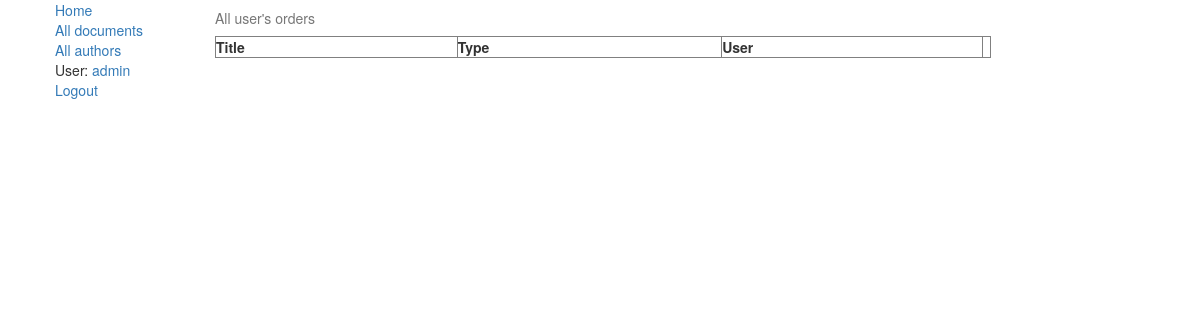
/library/orders/ (signed in), run on an earlier commit of the app's database.
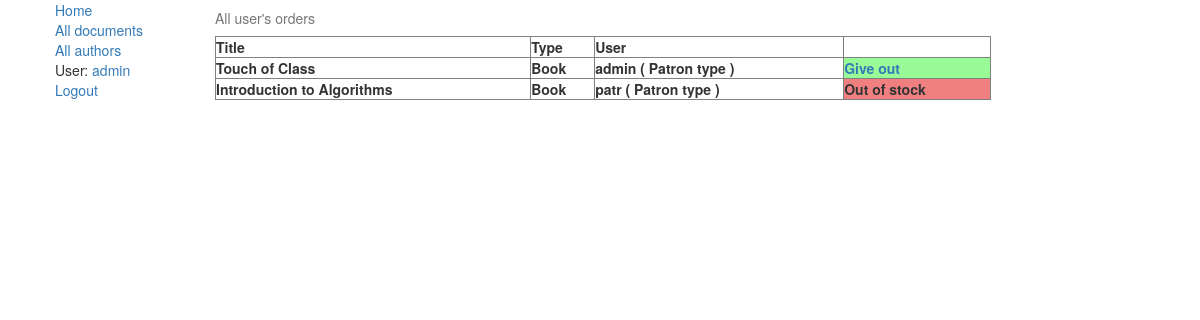
And on a later commit of the database.
### library/models.py (models this page shows, shortened)
class WishList(models.Model):
    user = models.ForeignKey('auth.User', on_delete=models.CASCADE, null=True)
    document = models.ForeignKey('Document', on_delete=models.CASCADE, null=True)
    timestamp = models.DateTimeField(auto_now=True)
    executed = models.BooleanField(default=False)

class Document(models.Model):
    title = models.CharField(max_length=100)
    authors = models.ManyToManyField('Author', help_text='Select authors')
    description = models.TextField(max_length=1000, help_text="Enter a description of the document")
    type = models.ForeignKey('DocType', on_delete=models.SET_NULL, null=True)
    tags = models.ManyToManyField('Tag', help_text="Select tags")
    quantity = models.IntegerField(null=True)
    bestseller = models.BooleanField(default=False)

class DocType(models.Model):
    name = models.CharField(max_length=50, help_text="Document type name")
    fields = models.CharField(max_length=1000, blank=True,
                              help_text="Fields labels separated with semicolon. Max: 5")
    max_days = models.IntegerField(help_text='Maximum days for loan in regular case', null=True)
    max_days_bestseller = models.IntegerField(help_text='Maximum days for loan if document is bestseller', null=True)
    max_days_privileges = models.IntegerField(help_text='Maximum days for loan for privileged patrons', null=True)
    class Meta:
        verbose_name = "Document Type"
        verbose_name_plural = "Documents' Types"
    def __str__(self):
        return self.name

### library/views.py (the view)
def order_list(request):
    orders = WishList.objects.all()
    return render(request, 'library/order_list.html', context={'orders': orders})

### library/templates/library/order_list.html (shortened to what this page needs)
{% extends 'base_generic.html' %}
{% block content %}
{% if perms.library.change_wishlist %}
<html lang="en">
<head>
</head>
<body>
 <table border="1" align="left" width="80%">
                    <caption>All user's orders</caption>
                    <tr>
                        <th> Title</th>
                        <th> Type </th>
                        <th> User </th>
                        <th>  </th>
                    </tr>
                    {% for order in orders %}
                        <tr>
                            <th>{{ order.document.title }}</th>
                            <th> {{ order.document.type }}</th>
                        <th>{{ order.user }} ( Patron type )</th>
                            {% if order.document.quantity > 0 %}
                                <th bgcolor="#98fb98" title="Give out one copy of this {{ order.document.type }}">
                                    <a href="{% url 'order-confirmation' id=order.id %}"> Give out </a> </button>
                                </th>
                            {% else %}
                                <th bgcolor="#f08080">
                                    Out of stock
                                </th>
                            {% endif %}
                        </tr>
                    {% endfor %}
                </table>
</body>
</html>
{% else %} You are not allowed to be here
{% endif %}
{% endblock %}

### library/templates/base_generic.html (shortened to what this page needs)
<!DOCTYPE html>
<html lang="en-us">
<head>
    <link rel="stylesheet" href="https://maxcdn.bootstrapcdn.com/bootstrap/3.3.7/css/bootstrap.min.css">
    <link rel="stylesheet" href="styles.css">
</head>
<body link="">
<div class="container-fluid">
    <div class="row">
        <div class="col-sm-2">
            {% block sidebar %}
                <ul class="sidebar-nav">
                    <div><a href="{% url 'index' %}">Home</a></div>
                    <div><a href="{% url 'document' %}">All documents</a></div>
                    <div><a href="{% url 'authors' %}">All authors</a></div>
                    {% if user.is_authenticated %}
                        <div>User: <a title="Open user card" href="{% url 'account' %}">{{ user.get_username }}</a></div>
                        <div><a href="{% url 'logout' %}?next={{ request.path }}">Logout</a></div>
                    {% else %}
                        <div><a href="{% url 'login' %}?next={{ request.path }}">Login</a></div>
                    {% endif %}
                </ul>
            {% endblock %}
        </div>
        <div class="col-sm-10 ">
            {% block content %}{% endblock %}
        </div>
    </div>
</div>
</body>
</html>

What changed in the data, as far as the page shows it:
added WishList: document "Touch of Class", document.type "Book", user "admin"
added WishList: document "Introduction to Algorithms", document.type "Book", user "patr", shows "Out of stock"
